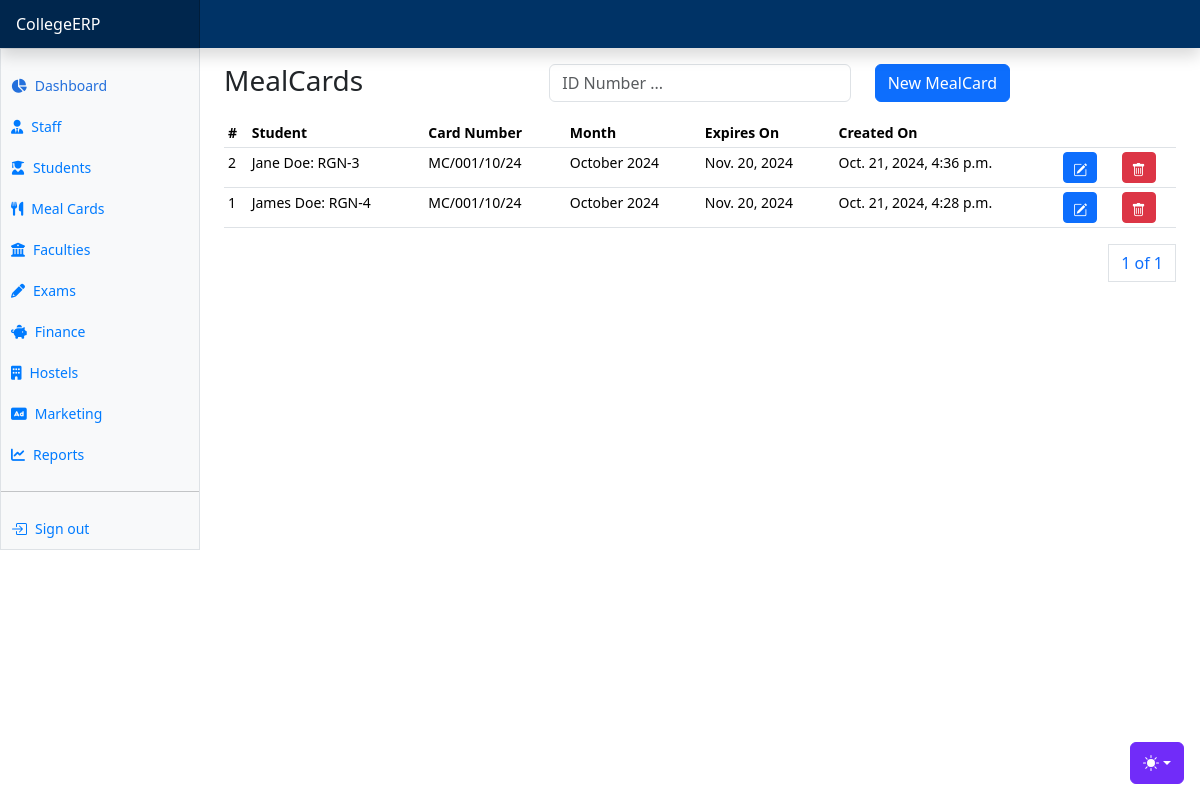
Before: /students/meal-cards/ with the older database file.
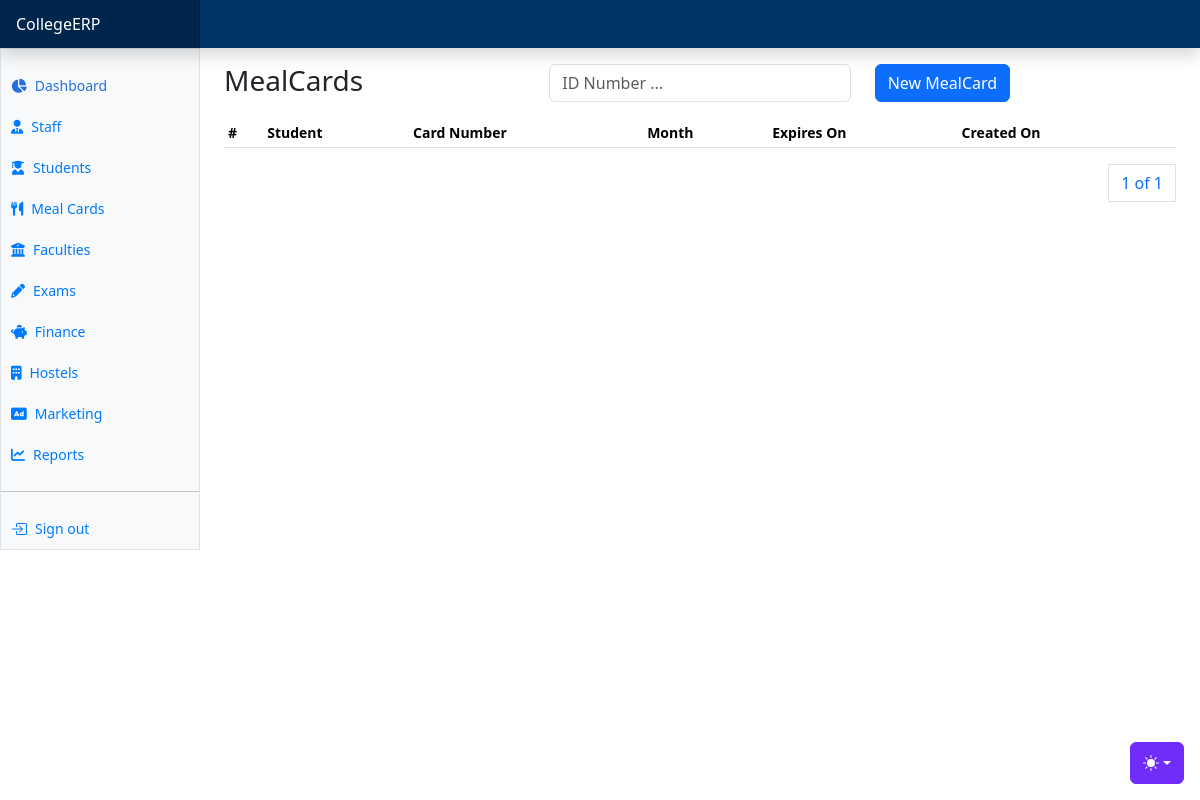
After: the same page with the newer database file.
### apps/students/models.py (models this page shows, shortened)
class MealCard(AbsoluteBaseModel):
    student = models.ForeignKey("students.Student", on_delete=models.CASCADE)
    card_number = models.CharField(max_length=255)
    month = models.CharField(max_length=255, choices=months, default=month_name)
    year = models.IntegerField(default=date_today.year)
    expiry_date = models.DateField()

class Student(AbsoluteBaseModel):
    user = models.OneToOneField("users.User", on_delete=models.CASCADE)
    registration_number = models.CharField(max_length=255)
    guardian_name = models.CharField(max_length=255, null=True)
    guardian_phone_number = models.CharField(max_length=255, null=True)
    guardian_relationship = models.CharField(max_length=255, null=True)
    guardian_email = models.EmailField(null=True)
    status = models.CharField(max_length=255, choices=STUDENT_STATUS_CHOICES)
    programme = models.ForeignKey(
        "schools.Programme", on_delete=models.SET_NULL, null=True
    )
    def __str__(self):
        return (
            f"{self.user.first_name} {self.user.last_name}: {self.registration_number}"
        )

### apps/users/models.py (models this page shows, shortened)
class User(AbstractUser, AbsoluteBaseModel):
    role = models.ForeignKey(UserRole, on_delete=models.CASCADE, null=True)
    gender = models.CharField(max_length=10, choices=GENDER_CHOICES)
    phone_number = models.CharField(max_length=255)
    address = models.CharField(max_length=255, null=True)
    postal_code = models.CharField(max_length=255, null=True)
    city = models.CharField(max_length=255, null=True)
    state = models.CharField(max_length=255, null=True)
    country = models.CharField(max_length=255, null=True)
    date_of_birth = models.DateField(null=True)

### apps/students/views.py (the view)
# urls.py: path("meal-cards/", meal_cards, name="meal-cards"),
def meal_cards(request):
    meal_cards = MealCard.objects.all().order_by("-created_on")
    paginator = Paginator(meal_cards, 7)
    page_number = request.GET.get("page")
    page_obj = paginator.get_page(page_number)
    context = {"page_obj": page_obj}
    return render(request, "mealcards/mealcards.html", context)

### templates/mealcards/mealcards.html (shortened to what this page needs)
{% extends "base.html" %}
{% block content %}
<div class="row">
    <div class="col">
        <h3>MealCards</h3>
    </div>
    <div class="col">
      <form method="POST">
        <div class="input-group mb-3">
            <div class="col">
              <input type="text" class="form-control" name="search_text" id="search_text" placeholder="ID Number ...">
            </div>
          </div>
      </form>
    </div>
    <div class="col">
      <button class="btn btn-primary" data-bs-toggle="modal" data-bs-target="#newMealCardModal">New MealCard</button>
    </div>
</div>
      <div class="table-responsive small">
        <table class="table table-sm">
          <thead>
            <tr>
              <th scope="col">#</th>
              <th scope="col">Student</th>
              <th scope="col">Card Number</th>
              <th scope="col">Month</th>
              <th scope="col">Expires On</th>
              <th scope="col">Created On</th>
              <th scope="col" colspan="2"></th>
            </tr>
          </thead>
          <tbody>
            {% for mealcard in page_obj %}
            <tr>
              <td>{{mealcard.id}}</td>
              <td>{{mealcard.student}}</td>
              <td>{{mealcard.card_number}}</td>
              <td>{{mealcard.month}} {{mealcard.year}}</td>
              <td>{{mealcard.expiry_date}}</td>
              <td>{{mealcard.created_on}}</td>
              <td><a class="btn btn-primary btn-sm" data-bs-toggle="modal" data-bs-target="#editMealCardModal{{ mealcard.id }}">
                <i class="bi bi-pencil-square"></i>
              </a></td>
              <td><a class="btn btn-danger btn-sm" data-bs-toggle="modal" data-bs-target="#deleteMealCardModal{{ mealcard.id }}">
                <i class="bi bi-trash"></i>
              </a></td>
            </tr>
            {% endfor %}
          </tbody>
        </table>
        <div>
          <nav aria-label="Page navigation example">
            <ul class="pagination justify-content-end">
              <a class="page-link" href="#">{{ page_obj.number }} of {{ page_obj.paginator.num_pages }}</a>
            </ul>
          </nav>
        </div>
      </div>
{% endblock content %}

### templates/base.html (shortened to what this page needs)
{% load static %}
<!doctype html>
<html lang="en" data-bs-theme="auto">
  <head><script src="{% static 'assets/js/color-modes.js' %}"></script>
    <link rel="stylesheet" href="https://cdn.jsdelivr.net/npm/@docsearch/css@3">
<link href="{%  static 'assets/dist/css/bootstrap.min.css' %}" rel="stylesheet">
    <link href="{%  static 'assets/dist/css/bootstrap-icons.css' %}" rel="stylesheet">
    <link href="{% static 'dashboard.css' %}" rel="stylesheet">
    <link rel="stylesheet" href="https://cdnjs.cloudflare.com/ajax/libs/font-awesome/6.0.0-beta3/css/all.min.css">
    <link rel="stylesheet" href="https://cdnjs.cloudflare.com/ajax/libs/select2/4.0.13/css/select2.min.css">
  </head>
  <body>
    <div class="dropdown position-fixed bottom-0 end-0 mb-3 me-3 bd-mode-toggle">
      <button class="btn btn-bd-primary py-2 dropdown-toggle d-flex align-items-center"
              id="bd-theme"
              type="button"
              aria-expanded="false"
              data-bs-toggle="dropdown"
              aria-label="Toggle theme (auto)">
        <svg class="bi my-1 theme-icon-active" width="1em" height="1em"><use href="#circle-half"></use></svg>
      </button>
    </div>
<header class="navbar sticky-top navbar-custom flex-md-nowrap p-0 shadow" data-bs-theme="dark">
  <a class="navbar-brand col-md-3 col-lg-2 me-0 px-3 fs-6 text-white" href="{% url 'home' %}">
    CollegeERP
  </a>
</header>
<div class="container-fluid">
  <div class="row">
    {% include "includes/sidebar.html" %}
    <main class="col-md-9 ms-sm-auto col-lg-10 px-md-4 mt-3">
      {% block content %}
      {% endblock content %}
  </main>
  </div>
</div>
    <script src="{% static 'dashboard.js' %}"></script></body>
</html>

### templates/includes/sidebar.html (shortened to what this page needs)
<div class="sidebar border border-right col-md-3 col-lg-2 p-0 bg-body-tertiary">
    <div class="offcanvas-md offcanvas-end bg-body-tertiary" tabindex="-1" id="sidebarMenu" aria-labelledby="sidebarMenuLabel">
      <div class="offcanvas-body d-md-flex flex-column p-0 pt-lg-3 overflow-y-auto">
        <ul class="nav flex-column">
          <li class="nav-item">
            <a class="nav-link d-flex align-items-center gap-2 active" aria-current="page" href="/">
              <i class="fas fa-chart-pie"></i>
              Dashboard
            </a>
          </li>
          <li class="nav-item">
            <a class="nav-link d-flex align-items-center gap-2" href="{% url 'staff' %}">
              <i class="fas fa-user-tie"></i>
              Staff
            </a>
          </li>
          <li class="nav-item">
            <a class="nav-link d-flex align-items-center gap-2" href="{% url 'students' %}">
              <i class="fas fa-user-graduate"></i>
              Students
            </a>
          </li>
          <li class="nav-item">
            <a class="nav-link d-flex align-items-center gap-2" href="{% url 'meal-cards' %}">
              <i class="fas fa-utensils"></i>
              Meal Cards
            </a>
          </li>
          <li class="nav-item">
            <a class="nav-link d-flex align-items-center gap-2" data-bs-toggle="collapse" href="#facultiesGroup" role="button" aria-expanded="false" aria-controls="facultiesGroup">
              <i class="fas fa-university"></i>
              Faculties
            </a>
          </li>
          <li class="nav-item">
            <a class="nav-link d-flex align-items-center gap-2" data-bs-toggle="collapse" href="#examsGroup" role="button" aria-expanded="false" aria-controls="reportsGroup">
              <i class="fas fa-pencil-alt"></i>
              Exams
            </a>
          </li>
        <li class="nav-item">
          <a class="nav-link d-flex align-items-center gap-2" data-bs-toggle="collapse" href="#paymentsGroup" role="button" aria-expanded="false" aria-controls="paymentsGroup">
            <i class="fas fa-piggy-bank"></i>
            Finance
          </a>
        </li>
        <li class="nav-item">
          <a class="nav-link d-flex align-items-center gap-2" data-bs-toggle="collapse" href="#accomodationGroup" role="button" aria-expanded="false" aria-controls="accomodationGroup">
            <i class="fas fa-building"></i>
            Hostels
          </a>
        </li>
        <li class="nav-item">
          <a class="nav-link d-flex align-items-center gap-2" data-bs-toggle="collapse" href="#marketingsGroup" role="button" aria-expanded="false" aria-controls="accomodationGroup">
            <i class="fas fa-ad"></i>
            Marketing
          </a>
        </li>
        <li class="nav-item">
          <a class="nav-link d-flex align-items-center gap-2" data-bs-toggle="collapse" href="#reportsGroup" role="button" aria-expanded="false" aria-controls="reportsGroup">
            <i class="fas fa-chart-line"></i>
            Reports
          </a>
        </li>
        </ul>
        <hr class="my-3">
        <ul class="nav flex-column mb-auto">
          <li class="nav-item">
            <a class="nav-link d-flex align-items-center gap-2" href="{% url 'logout' %}">
              Sign out
            </a>
          </li>
        </ul>
      </div>
    </div>
  </div>

### static/dashboard.css (style rules this page uses)
.bi { display: inline-block; width: 1rem; height: 1rem; }
.sidebar .nav-link { font-size: .875rem; font-weight: 500; }
.sidebar .nav-link.active { color: #2470dc; }
.navbar-brand { padding-top: .75rem; padding-bottom: .75rem; background-color: rgba(0, 0, 0, .25); box-shadow: inset -1px 0 0 rgba(0, 0, 0, .25); }

### templates/base.html (style rules this page uses)
.bi { vertical-align: -.125em; fill: currentColor; }
.btn-bd-primary { --bd-violet-bg: #712cf9; --bd-violet-rgb: 112.520718, 44.062154, 249.437846; --bs-btn-font-weight: 600; --bs-btn-color: var(--bs-white); --bs-btn-bg: var(--bd-violet-bg); --bs-btn-border-color: var(--bd-violet-bg); --bs-btn-hover-color: var(--bs-white); --bs-btn-hover-bg: #6528e0; --bs-btn-hover-border-color: #6528e0; --bs-btn-focus-shadow-rgb: var(--bd-violet-rgb); --bs-btn-active-color: var(--bs-btn-hover-color); --bs-btn-active-bg: #5a23c8; --bs-btn-active-border-color: #5a23c8; }
.bd-mode-toggle { z-index: 1500; }
.navbar-custom { background-color: #003366; }
.navbar-custom .navbar-brand, .navbar-custom .nav-link { color: #ffffff; }
.sidebar a { color: #007bff; text-decoration: none; padding: 10px; display: block; font-weight: 500; }

Changed rows visible on the page:
removed MealCard: id "2", student "Jane Doe: RGN-3", card_number "MC/001/10/24", month "October", year "2024", expiry_date "Nov. 20, 2024", created_on "Oct. 21, 2024, 4:36 p.m."
removed MealCard: id "1", student "James Doe: RGN-4", card_number "MC/001/10/24", month "October", year "2024", expiry_date "Nov. 20, 2024", created_on "Oct. 21, 2024, 4:28 p.m."
